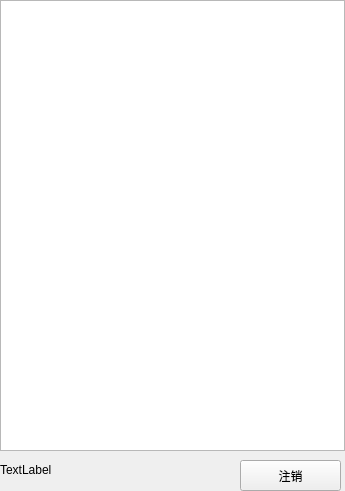
<?xml version="1.0" encoding="UTF-8"?>
<ui version="4.0">
 <class>MainWindow</class>
 <widget class="QMainWindow" name="MainWindow">
  <property name="geometry">
   <rect>
    <x>0</x>
    <y>0</y>
    <width>345</width>
    <height>491</height>
   </rect>
  </property>
  <property name="windowTitle">
   <string>AP管理</string>
  </property>
  <widget class="QWidget" name="centralwidget">
   <widget class="QPushButton" name="pushButton">
    <property name="geometry">
     <rect>
      <x>240</x>
      <y>460</y>
      <width>101</width>
      <height>31</height>
     </rect>
    </property>
    <property name="text">
     <string>注销</string>
    </property>
   </widget>
   <widget class="QListWidget" name="listWidget">
    <property name="geometry">
     <rect>
      <x>0</x>
      <y>0</y>
      <width>345</width>
      <height>451</height>
     </rect>
    </property>
   </widget>
   <widget class="QLabel" name="label">
    <property name="geometry">
     <rect>
      <x>0</x>
      <y>450</y>
      <width>200</width>
      <height>40</height>
     </rect>
    </property>
    <property name="text">
     <string>TextLabel</string>
    </property>
   </widget>
  </widget>
  <widget class="QMenuBar" name="menuBar">
   <property name="geometry">
    <rect>
     <x>0</x>
     <y>0</y>
     <width>345</width>
     <height>23</height>
    </rect>
   </property>
  </widget>
 </widget>
 <resources/>
 <connections/>
</ui>
